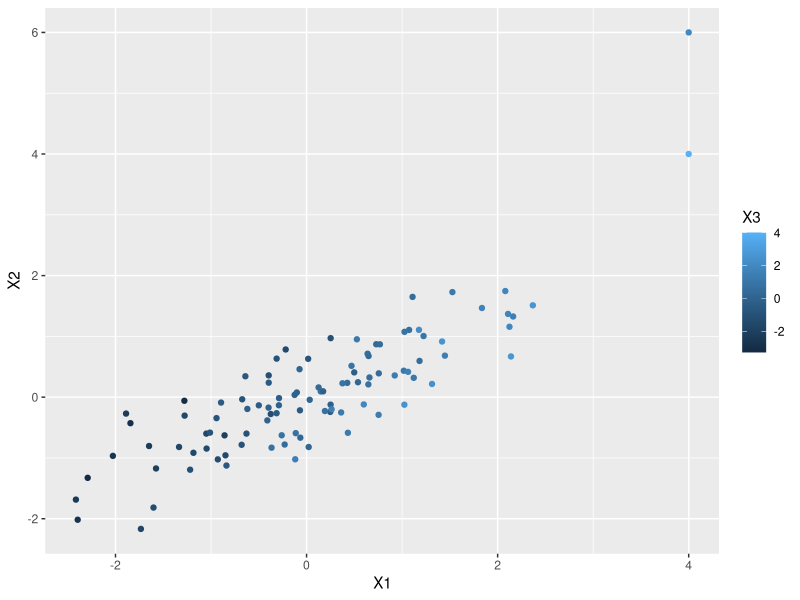

Reproduce this figure in R. (Note: this script raises an error after producing the figure.)
library(MASS)
library(ggplot2)

######################################
## this example is pretty trivial- no dimensionality reduction is really required
## but it's an interesting way to test out the arbitrary similarity matrix approach
#######################################
set.seed(55414)
outlier_magnitude <- 4

temp <- matrix(runif(9), nrow = 3)
sig <- temp %*% t(temp)
dat <- data.frame(mvrnorm(n=100, mu = rep(0,3), Sigma = sig))
dat$outlier <- FALSE

dat <- rbind(dat, list(X1 = outlier_magnitude,
                       X2 = outlier_magnitude,
                       X3 = outlier_magnitude,
                       outlier = TRUE),
             # a mild, questionable outlier
             list(X1 = outlier_magnitude,
                  X2 = outlier_magnitude + 2,
                  X3 = outlier_magnitude - 2,
                  outlier = TRUE))

ggplot(dat) + geom_point(aes(X1, X2, color = X3))

D <- as.matrix(dat[,1:3])
sim <- D%*%t(D)
eigs <- eigen(sim)

EPSILON <- 1e-8

e_vals <- eigs$values
e_vecs <- eigs$vectors

keep_ix <- first(which(e_vals < EPSILON)) - 1
e_vals <- e_vals[1:keep_ix]
lambda <- diag(sqrt(e_vals))
Q <- e_vecs[,1:keep_ix]

embedding <- scale(Q %*% lambda)
colnames(embedding) <- c('Z1','Z2','Z3')
ggplot(data.frame(embedding)) + geom_point((aes(Z1,Z2,color=Z3)))

outlier_scores <- apply(embedding, 1, function(row){sum(row^2)})
hist(outlier_scores)
# we might perform a more formal statistic test, but here it is clearly not necessary
outliers <- which(outlier_scores > 20)


#######################################
## add in a bunch of noise columns so that our two outliers are only outliers within a subspace
#######################################
x4 <- runif(nrow(dat))*2
dat <- cbind(dat,
             X4 = x4,
             X5 = rnorm(nrow(dat), mean = x4),
             X6 = rchisq(nrow(dat), df = 3))
D <- as.matrix(dat[,-4])
sim <- D%*%t(D)
eigs <- eigen(sim)

EPSILON <- 1e-8

e_vals <- eigs$values
e_vecs <- eigs$vectors

keep_ix <- first(which(e_vals < EPSILON)) - 1
e_vals <- e_vals[1:keep_ix]
lambda <- diag(sqrt(e_vals))
Q <- e_vecs[,1:keep_ix]

embedding <- scale(Q %*% lambda)

outlier_scores <- apply(embedding, 1, function(row){sum(row^2)})
hist(outlier_scores)
# less convincing for our 2nd outlier, but that's not surprising
# let's see what this looks like with the original data where we compute outlier scores as the distance from the centroid
D_stand <- scale(D)
outlier_scores_original <- apply(D_stand, 1, function(row){sum(row^2)})
hist(outlier_scores_original)
# this looks more convincing... perhaps the proximity based approach can hang because our underlying distribution is more or less a single cluster

#######################################
## try out a dataset with two clusters
#######################################

kdo <- function(D) {
  sim <- D%*%t(D)
  eigs <- eigen(sim)
  
  EPSILON <- 1e-8
  
  e_vals <- eigs$values
  e_vecs <- eigs$vectors
  
  keep_ix <- first(which(e_vals < EPSILON)) - 1
  e_vals <- e_vals[1:keep_ix]
  lambda <- diag(sqrt(e_vals))
  Q <- e_vecs[,1:keep_ix]
  
  embedding <- scale(Q %*% lambda)
  
  outlier_scores <- apply(embedding, 1, function(row){sum(row^2)})
  outlier_scores
}

set.seed(55414)
temp <- matrix(runif(9), nrow = 3)
sig <- temp %*% t(temp)
clust1 <- data.frame(mvrnorm(n=100, mu = rep(0, 3), Sigma = sig))
clust2 <- data.frame(mvrnorm(n=100, mu = rep(-7, 3), Sigma = sig))
d_frame <- rbind(clust1, clust2)
colnames(d_frame) <- c('X1', 'X2', 'X3')

d_frame_outliers <- rbind(d_frame,
                 list(X1 = 5, X2 = 5, X3 = 5),
                 list(X1 = 1, X2 = -4, X3 = -1))

ggplot(d_frame_outliers) + geom_point(aes(X1,X2, color = X3))

scores <- kdo(as.matrix(d_frame_outliers))
hist(scores, breaks = 100)
which(scores > 20)
# so we only found the one off the main line (presumably because it extrapolates "well")
# we expect to see the opposite outlier determined in the original data
d_frame2 <- rbind(d_frame,
                  list(X1 = 5, X2 = 5, X3 = 0), # notice X3 is far from the line, so it's projection error will be large along X3
                  list(X1 = 1, X2 = -4, X3 = -1))
scores <- kdo(as.matrix(d_frame2))
hist(scores, breaks = 100)
which(scores > 20)
# so, we found both

# here's how we perform without kdo

D_o_stand <- scale(as.matrix(d_frame_outliers))
outlier_scores_original <- apply(D_o_stand, 1, function(row){sum(row^2)})
hist(outlier_scores_original)
which(outlier_scores_original > 10)
# yes, only found the expected one far from the centroid

D2_stand <- scale(as.matrix(d_frame2))
outlier_scores_original <- apply(D2_stand, 1, function(row){sum(row^2)})
hist(outlier_scores_original)
which(outlier_scores_original > 10)
# same story, plus our outlier scores are overall much less convincing

##########################
## test out with an arbitrary similarity function
#########################
cosine_sims <- function(X) {
  n <- nrow(X) 
  cmb <- expand.grid(i = 1:n, j = 1:n) 
  C <- matrix(apply(cmb,1,function(ix) {
    A = X[ix[1], ]
    B = X[ix[2], ]
    sum(A * B)/sqrt(sum(A^2)*sum(B^2))
  }), n, n)
}

sim <- cosine_sims(as.matrix(d_frame_outliers))
eigs <- eigen(sim)

EPSILON <- 1e-8

e_vals <- eigs$values
e_vecs <- eigs$vectors

keep_ix <- first(which(e_vals < EPSILON)) - 1
e_vals <- e_vals[1:keep_ix]
lambda <- diag(sqrt(e_vals))
Q <- e_vecs[,1:keep_ix]

embedding <- scale(Q %*% lambda)

outlier_scores_cos <- apply(embedding, 1, function(row){sum(row^2)})
hist(outlier_scores_cos)
which(outlier_scores_cos > 10)
outlier_scores_cos[201:202]
# so our intended outliers don't show up with cosine similarity
# this result isn't particularly surprising. however, it is cool to see that this gives some signal, & we can plug in arbtirary sim functions